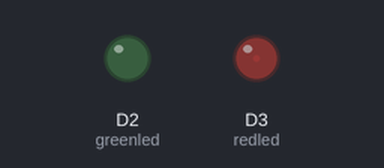
The program below on a simulated CircuitPython board. Parts: output pins drawn as LEDs (lit = HIGH). Random numbers come from a fixed seed. At 3.0 s the program ends and the board releases its pins; the recording ends there.

Above: at 0.27 s.
At 0.87 s:
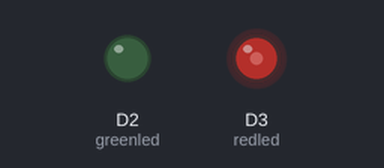
At 1.85 s:
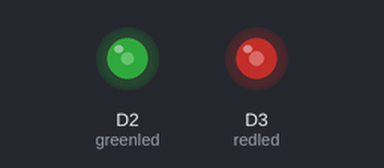
At 2.95 s:
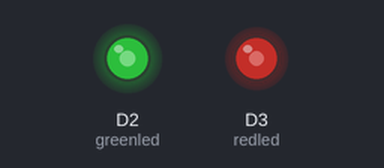
Timing chart, 0 to 3.0 s (numbered marks = the images above):
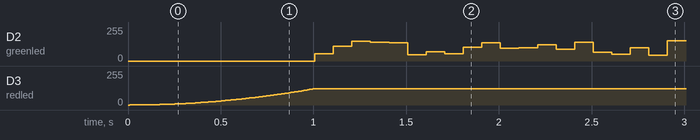

Measured:
- by itself, D3 (redled): moves from 0/255 to 122/255 over 0.99 s
- by itself, D2 (greenled): 0/255 → 56/255 at 1.0 s, → 111/255 0.10 s later, → 147/255 0.10 s later, → 141/255 0.10 s later, … (20 changes in this stretch)

The program:

eyetest.py
```python
import pwmio
import asyncio
import board
import random

async def blink(led, wait_time, duty = 65535):
    led.duty_cycle = duty
    await asyncio.sleep_ms(int(wait_time/2))
    led.duty_cycle = 0
    await asyncio.sleep_ms(int(wait_time/2))

async def perma_blink(led, wait_time, duty):
    while True:
        await blink(led, wait_time, duty)

async def random_blink(led, wait_time, segments = 5):
    for i in range(segments):
        duty = random.randint(10000,40000)
        led.duty_cycle = duty
        await asyncio.sleep_ms(int(wait_time/segments))

async def start(led, wait_time):
    maxcicles = 100
    max_2 = maxcicles*maxcicles
    for i in range(maxcicles):
        led.duty_cycle = int(32000*(i*i/max_2))
        await asyncio.sleep_ms(int(wait_time/maxcicles))

async def main():
    redled = pwmio.PWMOut(board.D3, frequency=25000, duty_cycle=0, variable_frequency=True)
    greenled = pwmio.PWMOut(board.D2, frequency=25000, duty_cycle=0, variable_frequency=True)
    #await blink(greenled,500)
    await start(redled,1000)

    #asyncio.create_task(perma_blink(greenled,200, 20000))
    #await asyncio.sleep_ms(5000)
    await random_blink(greenled, 2000, 20)

if __name__ == "__main__":
    asyncio.run(main())
```
